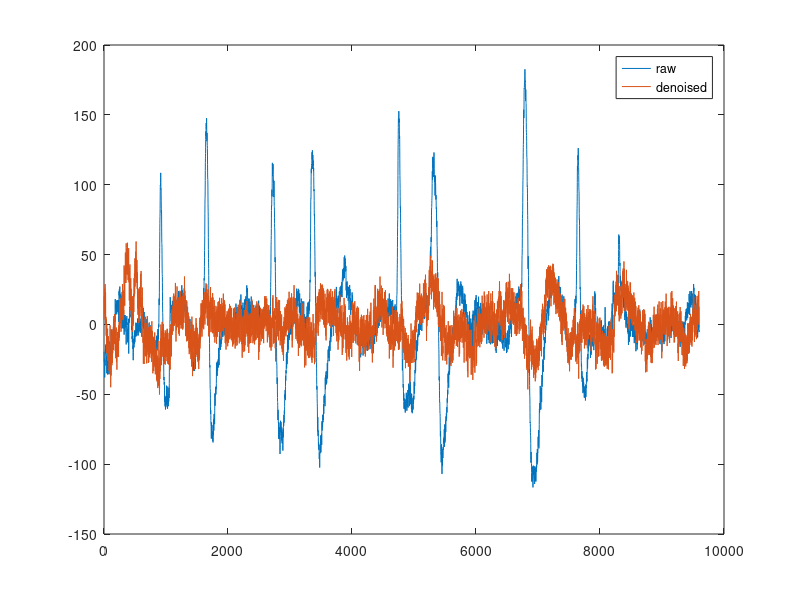

Reproduce this figure in MATLAB.
data = load('train.mat');
eeg = data.train_eeg;
blinks = data.blinks;

allIdx   = 1:size(eeg,2);
blinkIdx = blinks;                      % artifact frames
cleanIdx = setdiff(allIdx, blinkIdx);   % artifact-free frames

W = eeg(:, blinkIdx );   %  (#blink × nChan)  artifacts (blinks)
S = eeg(:, cleanIdx );   %  (#clean × nChan)  EEG

% ----- ensure zero mean -----
W = detrend(W, 'constant');
S = detrend(S, 'constant');

% ----- covariances -----
Rww = (W * W.');     % noise covariance
Rss = (S * S.');     % EEG covariance

sHat = Rss * inv(Rss + Rww) * eeg;     % estimation

figure;
plot(eeg(1,:));   
hold on;
plot(sHat(1,:));  
legend('raw','denoised');
